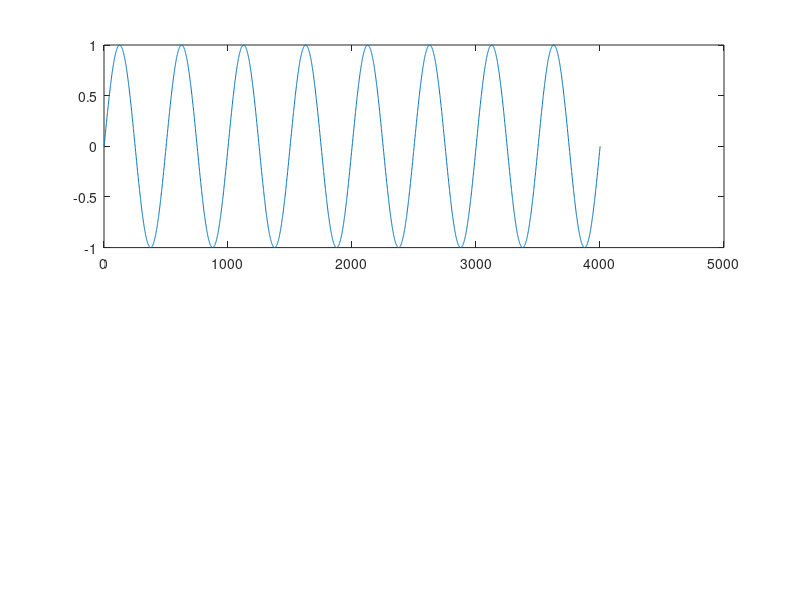

The MATLAB script that drew this image: (Note: this script raises an error after producing the figure.)
clear all, clc

n=-2: 0.001:2
x1 = sin(2*pi*2*n)
x2= interp(x1,2)

subplot(2,1,1)
plot(x1)

subplot(x2)
plot(x2,'r')